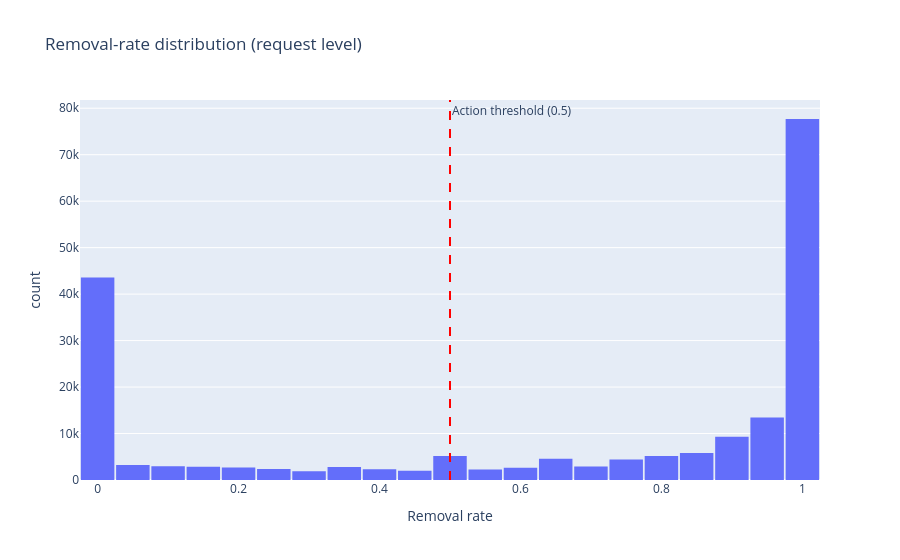

The code cell stored with this chart in its notebook:
### Markdown cell above
## 1 — Removal-rate distribution

The model's label source. A bimodal distribution (mass near 0 and near 1) is
what we expect: most requests are either fully actioned or fully rejected.

### Code cell
fig = px.histogram(
    req, x='removal_rate', nbins=50,
    title='Removal-rate distribution (request level)',
    labels={'removal_rate': 'Removal rate', 'count': 'Requests'},
    color_discrete_sequence=['#636EFA'],
)
fig.add_vline(
    x=ACTION_THRESHOLD, line_dash='dash', line_color='red',
    annotation_text=f'Action threshold ({ACTION_THRESHOLD})',
    annotation_position='top right',
)
fig.update_layout(bargap=0.05)
fig.show()

noise_pct = (req['removal_rate'] < ACTION_THRESHOLD).mean() * 100
action_pct = 100 - noise_pct
print(f'Actioned (rate ≥ {ACTION_THRESHOLD}): {action_pct:.1f}%')
print(f'Noise    (rate <  {ACTION_THRESHOLD}): {noise_pct:.1f}%')

### Figure 1 — Plotly figure (JSON) as saved in the notebook; plotly's stock layout.template omitted (floating-point values rounded to 4 significant figures; data arrays with more than 128 entries replaced by an {"elided": "..."} marker saying what was removed)
{"data": [{"bingroup": "x", "hovertemplate": "Removal rate=%{x}<br>count=%{y}<extra></extra>", "legendgroup": "", "marker": {"color": "#636EFA", "pattern": {"shape": ""}}, "name": "", "nbinsx": 50, "orientation": "v", "showlegend": false, "type": "histogram", "x": {"elided": "200000 float values"}, "xaxis": "x", "yaxis": "y"}], "layout": {"annotations": [{"showarrow": false, "text": "Action threshold (0.5)", "x": 0.5, "xanchor": "left", "xref": "x", "y": 1, "yanchor": "top", "yref": "y domain"}], "bargap": 0.05, "barmode": "relative", "legend": {"tracegroupgap": 0}, "shapes": [{"line": {"color": "red", "dash": "dash"}, "type": "line", "x0": 0.5, "x1": 0.5, "xref": "x", "y0": 0, "y1": 1, "yref": "y domain"}], "title": {"text": "Removal-rate distribution (request level)"}, "xaxis": {"anchor": "y", "domain": [0, 1], "title": {"text": "Removal rate"}}, "yaxis": {"anchor": "x", "domain": [0, 1], "title": {"text": "count"}}}}
